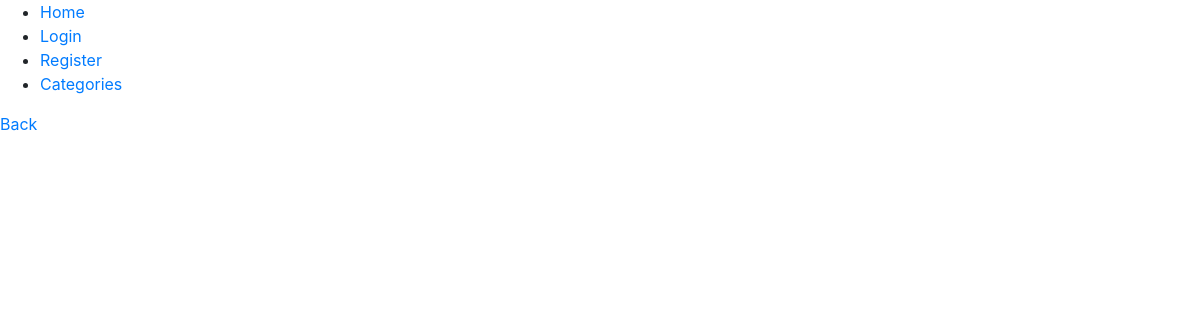
Page /category-list/ on the earlier database version.
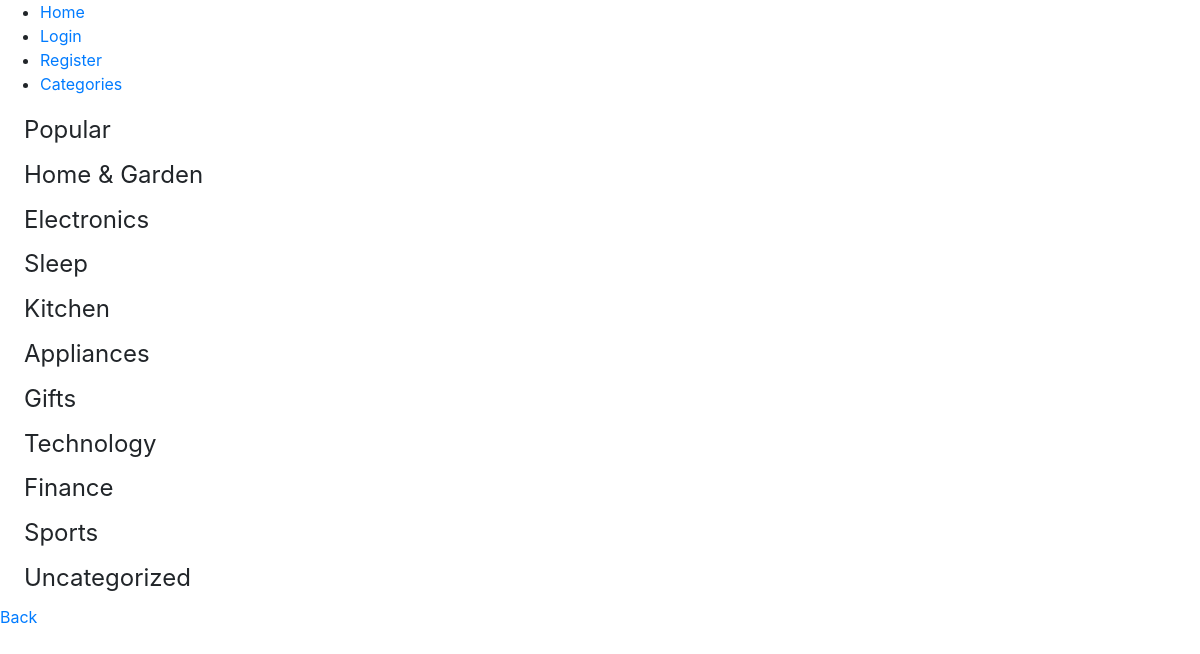
Same page on the later database version.
### theblog/models.py (models this page shows, shortened)
class Category(models.Model):
    name = models.CharField(max_length=255)
    def __str__(self):
        return self.name

### theblog/views.py (the view)
# urls.py: path('category-list/', views.ListAllCategoriesView, name='category_list'),
def ListAllCategoriesView(request):
    cat_menu_list = Category.objects.all()
    return render(request, 'categories_list.html', {'cat_menu_list': cat_menu_list})

### theblog/templates/categories_list.html (shortened to what this page needs)
{% extends 'base.html' %}
{% block content%}
{% for cat in cat_menu_list %}
<h4><a class="dropdown-item" href="{% url 'category' cat|slugify %}">{{cat}}</a></h4>
{% endfor %}
<a href="{% url 'home' %}">Back</a>
{% endblock %}

Differences in the rows shown:
added Category: name "Popular"
added Category: name "Home & Garden"
added Category: name "Electronics"
added Category: name "Sleep"
added Category: name "Kitchen"
added Category: name "Appliances"
added Category: name "Gifts"
added Category: name "Technology"
added Category: name "Finance"
added Category: name "Sports"
added Category: name "Uncategorized"
